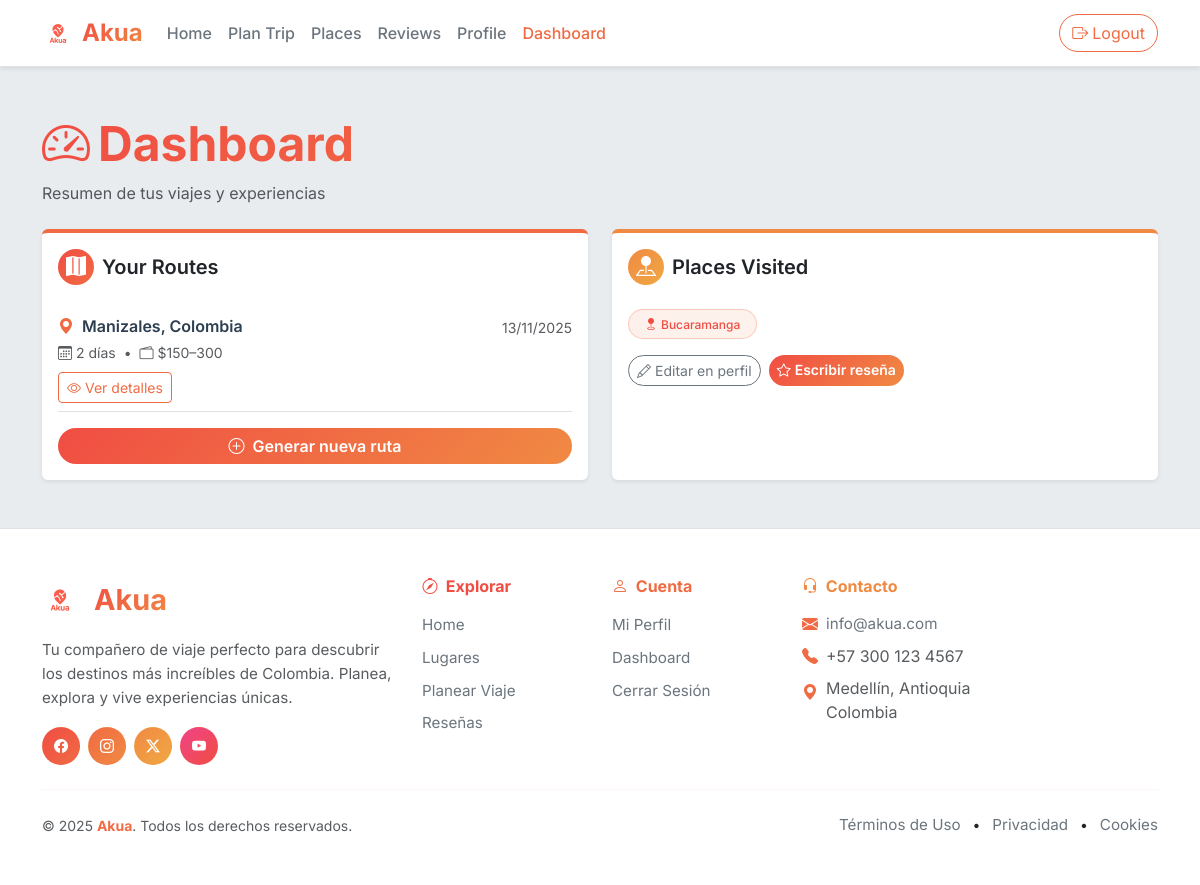
Page /dashboard/ (signed in) on the committed database.
### core/models.py (models this page shows, shortened)
class Route(models.Model):
    user = models.ForeignKey(User, on_delete=models.CASCADE, related_name='routes')
    city = models.CharField(max_length=100)
    country = models.CharField(max_length=100)
    days = models.IntegerField()
    budget = models.CharField(max_length=50)
    ai_response = models.TextField()
    created_at = models.DateTimeField(auto_now_add=True)
    class Meta:
        ordering = ['-created_at']

class Place(models.Model):
    id = models.AutoField(primary_key=True)
    name = models.CharField(
        max_length=200,
        unique=True,
        verbose_name="Nombre del Lugar"
    )
    slug = models.SlugField(max_length=220, unique=True, blank=True)
    photo = models.ImageField(
        upload_to='places_photos/',
        verbose_name="Foto Principal",
        blank=True,
        null=True
    )
    short_description = models.CharField(
        max_length=200,
        verbose_name="Descripción Breve",
        help_text="Descripción corta para las tarjetas"
    )
    events = models.CharField(
        max_length=500,
        blank=True,
        verbose_name="Eventos",
        help_text="Eventos disponibles en el lugar"
    )
    restaurants = models.CharField(
        max_length=500,
        blank=True,
        verbose_name="Restaurantes",
        help_text="Restaurantes recomendados"
    )
    hotels = models.CharField(
        max_length=500,
        blank=True,
        verbose_name="Hoteles",
        help_text="Hoteles cercanos"
    )
    estimated_cost = models.DecimalField(
        max_digits=10,
        decimal_places=2,
        default=0.00,
        verbose_name="Costo Estimado"
    )
    category = models.CharField(
        max_length=100,
        blank=True,
        verbose_name="Categoría",
        help_text="Ej: Playa, Montaña, Cultural"
    )
    rating_average = models.DecimalField(
        max_digits=3,
        decimal_places=2,
        default=0.00,
        verbose_name="Calificación Promedio"
    )
    city = models.CharField(max_length=100, blank=True, verbose_name="Ciudad")
    department = models.CharField(max_length=100, blank=True, verbose_name="Departamento")
    created_at = models.DateTimeField(auto_now_add=True)
    updated_at = models.DateTimeField(auto_now=True)
    class Meta:
        verbose_name = "Lugar"
        verbose_name_plural = "Lugares"
        ordering = ['-rating_average', 'name']

### core/views.py (the view)
# urls.py: path('dashboard/', views.dashboard, name='dashboard'),
@login_required
def dashboard(request):
    routes = Route.objects.filter(user=request.user)[:5]
    profile = getattr(request.user, 'profile', None)
    visited_from_profile = []
    if profile and profile.visited_places:
        visited_from_profile = [
            place.strip()
            for place in profile.visited_places.split(',')
            if place.strip()
        ]
    reviewed_places = Review.objects.filter(user=request.user).values_list('place__name', flat=True).distinct()
    all_visited = list(set(visited_from_profile + list(reviewed_places)))
    context = {
        'routes': routes,
        'visited_places': all_visited[:10],
    }
    return render(request, 'core/dashboard.html', context)

### core/templates/core/dashboard.html (shortened to what this page needs)
{% extends 'core/base.html' %}
{% load static %}
{% block content %}
<div class="container py-5">
  <div class="mb-4">
    <h1 class="display-5 fw-bold mb-2" style="
      background: linear-gradient(135deg, #F04D43 0%, #F06B43 50%, #F08A43 100%);
      -webkit-background-clip: text;
      -webkit-text-fill-color: transparent;
      background-clip: text;
    ">
      <i class="bi bi-speedometer2 me-2"></i>Dashboard
    </h1>
    <p class="text-muted">Resumen de tus viajes y experiencias</p>
  </div>
  <div class="row g-4">
    <div class="col-md-6">
      <div class="card border-0 shadow-sm h-100" style="border-top: 4px solid #F06B43 !important;">
        <div class="card-body">
          <h5 class="fw-semibold mb-4 d-flex align-items-center">
            <span class="me-2 d-flex align-items-center justify-content-center rounded-circle" style="
              width: 36px;
              height: 36px;
              background: linear-gradient(135deg, #F04D43, #F06B43);
              color: white;
            ">
              <i class="bi bi-map-fill"></i>
            </span>
            Your Routes
          </h5>
          {% if routes %}
            <div class="list-group list-group-flush">
              {% for route in routes %}
                <div class="list-group-item px-0 border-0 border-bottom">
                  <div class="d-flex justify-content-between align-items-start">
                    <div>
                      <h6 class="mb-1 fw-semibold" style="color: #2c3e50;">
                        <i class="bi bi-geo-alt-fill me-1" style="color: #F06B43;"></i>
                        {{ route.city }}, {{ route.country }}
                      </h6>
                      <small class="text-muted">
                        <i class="bi bi-calendar3 me-1"></i>{{ route.days }} días
                        <span class="mx-1">•</span>
                        <i class="bi bi-wallet2 me-1"></i>{{ route.budget }}
                      </small>
                    </div>
                    <small class="text-muted">{{ route.created_at|date:"d/m/Y" }}</small>
                  </div>
                  <div class="d-flex gap-2 mt-2">
                    <button class="btn btn-sm btn-outline-secondary"
                            onclick="showRouteDetails('{{ route.city }}', '{{ route.country }}', '{{ route.days }}', '{{ route.budget }}', '{{ route.ai_response|escapejs }}')"
                            style="border-color: #F06B43; color: #F06B43;">
                      <i class="bi bi-eye me-1"></i>Ver detalles
                    </button>
                  </div>
                </div>
              {% endfor %}
            </div>
            <a href="{% url 'donde_ir' %}" class="btn btn-akua w-100 mt-3 rounded-pill">
              <i class="bi bi-plus-circle me-2"></i>Generar nueva ruta
            </a>
          {% endif %}
        </div>
      </div>
    </div>
    <div class="col-md-6">
      <div class="card border-0 shadow-sm h-100" style="border-top: 4px solid #F08A43 !important;">
        <div class="card-body">
          <h5 class="fw-semibold mb-4 d-flex align-items-center">
            <span class="me-2 d-flex align-items-center justify-content-center rounded-circle" style="
              width: 36px;
              height: 36px;
              background: linear-gradient(135deg, #F08A43, #F0A843);
              color: white;
            ">
              <i class="bi bi-pin-map-fill"></i>
            </span>
            Places Visited
          </h5>
          {% if visited_places %}
            <div class="d-flex flex-wrap gap-2 mb-3">
              {% for place in visited_places %}
                <span class="badge rounded-pill px-3 py-2" style="
                  background: linear-gradient(135deg, rgba(240, 107, 67, 0.1), rgba(240, 138, 67, 0.1));
                  color: #F04D43;
                  border: 1px solid rgba(240, 107, 67, 0.3);
                  font-weight: 500;
                ">
                  <i class="bi bi-geo-fill me-1"></i>{{ place }}
                </span>
              {% endfor %}
            </div>
            <div class="d-flex gap-2 mt-3">
              <a href="{% url 'profile' %}" class="btn btn-sm btn-outline-secondary rounded-pill">
                <i class="bi bi-pencil me-1"></i>Editar en perfil
              </a>
              <a href="{% url 'write_review' %}" class="btn btn-sm btn-akua rounded-pill">
                <i class="bi bi-star me-1"></i>Escribir reseña
              </a>
            </div>
          {% endif %}
        </div>
      </div>
    </div>
  </div>
</div>
{% endblock %}

### core/static/core/css/theme.css (style rules this page uses)
:root { --akua-orange:#f97316; --akua-orange-dark:#ea580c; --akua-pink:#ff1e8a; }
body { font-feature-settings:'ss01' on,'cv01' on }
.btn-akua { color:#fff;background:var(--akua-orange);border:0 }

### core/templates/core/base.html (style rules this page uses)
body { font-family: 'Inter', ui-sans-serif, system-ui, -apple-system, 'Segoe UI', Roboto, sans-serif; display: flex; flex-direction: column; min-height: 100vh; }
:root { --akua-primary: #F06B43; --akua-primary-dark: #F04D43; --akua-primary-light: #F08A43; --akua-accent: #F04388; --akua-accent-light: #F0A993; --akua-gold: #F0A843; }
.btn-akua { background: linear-gradient(135deg, var(--akua-primary-dark) 0%, var(--akua-primary) 50%, var(--akua-primary-light) 100%); color: white; border: none; font-weight: 600; transition: all 0.3s ease; }
a { color: var(--akua-primary); text-decoration: none; transition: color 0.2s ease; }

### core/templates/core/dashboard.html (style rules this page uses)
.list-group-item { transition: background-color 0.2s; }

### core/templates/core/partials/footer.html (style rules this page uses)
body { display: flex; flex-direction: column; min-height: 100vh; }

### rows in the picture
Route: city "Manizales", country "Colombia", days "2", budget "$150–300", created_at "13/11/2025"
Place: place "Bucaramanga"
